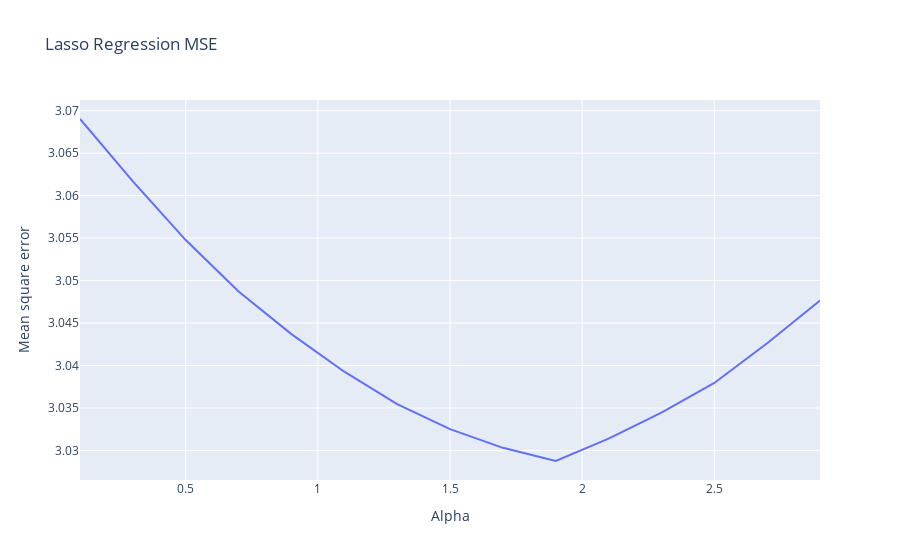

This figure's notebook cell:
### Markdown cell above
**(0.5 балла) Обязательное задание 4:** нарисуйте график зависимости ошибки на тестовом множестве от коэффициента регуляризации. При каком значении ошибка минимальна?

### Code cell
lambdas = np.arange(0.1, 3.0, 0.2)
# Выведем доступные lambda
print("Все лямбды:")
print(lambdas)

# Лямбды и их ошибки на обучающей выборке
lambda_errors = []

# Проходим по всем лямбдам и записываем ошибки на обучающей выборке
for val in lambdas:
    reg = Lasso(alpha=val).fit(X, y)
    mean_squared_error_val = -np.mean(cross_val_score(reg, X, y, cv=5, scoring='neg_mean_squared_error'))
    # Сохраняем ошибку на обучающей выборке
    lambda_errors.append((val, mean_squared_error_val))
    print(((val, mean_squared_error_val)))
    

min_val, min_train_error = min(lambda_errors, key=lambda x: x[1])

# Вычислим ошибку на кросс-валидации
# Лучшая модель
best_reg = Lasso(alpha=min_val)
cv_error = -np.mean(cross_val_score(best_reg, X, y, cv=5, scoring='neg_mean_squared_error'))

print("\nОптимальная lambda:")
print("Lambda={:.2f}, результат={:.2f}".format(min_val, cv_error))

fig = go.Figure()

fig.add_trace(go.Scatter(x=lambdas, y=np.array(lambda_errors)[:,1],
                    mode='lines',
                    name='Test'))

fig.update_layout(
    title_text = 'Lasso Regression MSE', # title of plot
    yaxis_title_text = 'Mean square error',
    xaxis_title_text = 'Alpha' # xaxis label
        )

fig.show()

### Figure 1 — Plotly figure (JSON) as saved in the notebook; plotly's stock layout.template omitted (floating-point values rounded to 4 significant figures)
{"data": [{"mode": "lines", "name": "Test", "type": "scatter", "x": [0.1, 0.3, 0.5, 0.7, 0.9, 1.1, 1.3, 1.5, 1.7, 1.9, 2.1, 2.3, 2.5, 2.7, 2.9], "y": [3.069, 3.062, 3.055, 3.049, 3.044, 3.039, 3.035, 3.033, 3.03, 3.029, 3.031, 3.034, 3.038, 3.043, 3.048]}], "layout": {"autosize": true, "title": {"text": "Lasso Regression MSE"}, "xaxis": {"autorange": true, "range": [0.1, 2.9], "title": {"text": "Alpha"}, "type": "linear"}, "yaxis": {"autorange": true, "range": [3.027, 3.071], "title": {"text": "Mean square error"}, "type": "linear"}}}
